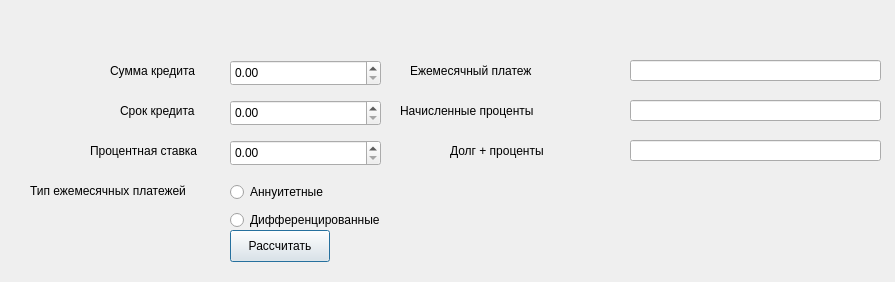
<?xml version="1.0" encoding="UTF-8"?>
<ui version="4.0">
 <class>CreditCalculator</class>
 <widget class="QDialog" name="CreditCalculator">
  <property name="geometry">
   <rect>
    <x>0</x>
    <y>0</y>
    <width>895</width>
    <height>282</height>
   </rect>
  </property>
  <property name="windowTitle">
   <string>Dialog</string>
  </property>
  <widget class="QLabel" name="label">
   <property name="geometry">
    <rect>
     <x>110</x>
     <y>50</y>
     <width>101</width>
     <height>41</height>
    </rect>
   </property>
   <property name="text">
    <string>Сумма кредита</string>
   </property>
  </widget>
  <widget class="QLabel" name="label_2">
   <property name="geometry">
    <rect>
     <x>120</x>
     <y>90</y>
     <width>91</width>
     <height>41</height>
    </rect>
   </property>
   <property name="text">
    <string>Срок кредита</string>
   </property>
  </widget>
  <widget class="QLabel" name="label_3">
   <property name="geometry">
    <rect>
     <x>90</x>
     <y>130</y>
     <width>121</width>
     <height>41</height>
    </rect>
   </property>
   <property name="text">
    <string>Процентная ставка</string>
   </property>
  </widget>
  <widget class="QLabel" name="label_4">
   <property name="geometry">
    <rect>
     <x>30</x>
     <y>170</y>
     <width>181</width>
     <height>41</height>
    </rect>
   </property>
   <property name="text">
    <string>Тип ежемесячных платежей</string>
   </property>
  </widget>
  <widget class="QPushButton" name="calculate">
   <property name="geometry">
    <rect>
     <x>230</x>
     <y>230</y>
     <width>100</width>
     <height>32</height>
    </rect>
   </property>
   <property name="text">
    <string>Рассчитать</string>
   </property>
  </widget>
  <widget class="QWidget" name="layoutWidget">
   <property name="geometry">
    <rect>
     <x>230</x>
     <y>180</y>
     <width>193</width>
     <height>54</height>
    </rect>
   </property>
   <layout class="QGridLayout" name="gridLayout">
    <item row="1" column="0">
     <widget class="QRadioButton" name="differential">
      <property name="text">
       <string>Дифференцированные</string>
      </property>
     </widget>
    </item>
    <item row="0" column="0">
     <widget class="QRadioButton" name="annuity">
      <property name="text">
       <string>Аннуитетные</string>
      </property>
     </widget>
    </item>
   </layout>
  </widget>
  <widget class="QLabel" name="label_5">
   <property name="geometry">
    <rect>
     <x>400</x>
     <y>90</y>
     <width>201</width>
     <height>41</height>
    </rect>
   </property>
   <property name="text">
    <string>Начисленные проценты</string>
   </property>
  </widget>
  <widget class="QLabel" name="label_6">
   <property name="geometry">
    <rect>
     <x>450</x>
     <y>130</y>
     <width>121</width>
     <height>41</height>
    </rect>
   </property>
   <property name="text">
    <string>Долг + проценты</string>
   </property>
  </widget>
  <widget class="QLabel" name="label_7">
   <property name="geometry">
    <rect>
     <x>410</x>
     <y>50</y>
     <width>201</width>
     <height>41</height>
    </rect>
   </property>
   <property name="text">
    <string>Ежемесячный платеж</string>
   </property>
  </widget>
  <widget class="QLineEdit" name="monthly_pay">
   <property name="geometry">
    <rect>
     <x>630</x>
     <y>60</y>
     <width>251</width>
     <height>21</height>
    </rect>
   </property>
   <property name="text">
    <string/>
   </property>
  </widget>
  <widget class="QLineEdit" name="total">
   <property name="geometry">
    <rect>
     <x>630</x>
     <y>140</y>
     <width>251</width>
     <height>21</height>
    </rect>
   </property>
   <property name="text">
    <string/>
   </property>
  </widget>
  <widget class="QLineEdit" name="overpay">
   <property name="geometry">
    <rect>
     <x>630</x>
     <y>100</y>
     <width>251</width>
     <height>21</height>
    </rect>
   </property>
   <property name="text">
    <string/>
   </property>
  </widget>
  <widget class="QDoubleSpinBox" name="amount">
   <property name="geometry">
    <rect>
     <x>230</x>
     <y>60</y>
     <width>151</width>
     <height>26</height>
    </rect>
   </property>
   <property name="maximum">
    <double>1000000000000.000000000000000</double>
   </property>
  </widget>
  <widget class="QDoubleSpinBox" name="term">
   <property name="geometry">
    <rect>
     <x>230</x>
     <y>100</y>
     <width>151</width>
     <height>26</height>
    </rect>
   </property>
   <property name="maximum">
    <double>1000000000000.000000000000000</double>
   </property>
  </widget>
  <widget class="QDoubleSpinBox" name="percent">
   <property name="geometry">
    <rect>
     <x>230</x>
     <y>140</y>
     <width>151</width>
     <height>26</height>
    </rect>
   </property>
   <property name="maximum">
    <double>1000000000000.000000000000000</double>
   </property>
  </widget>
 </widget>
 <resources/>
 <connections/>
</ui>
